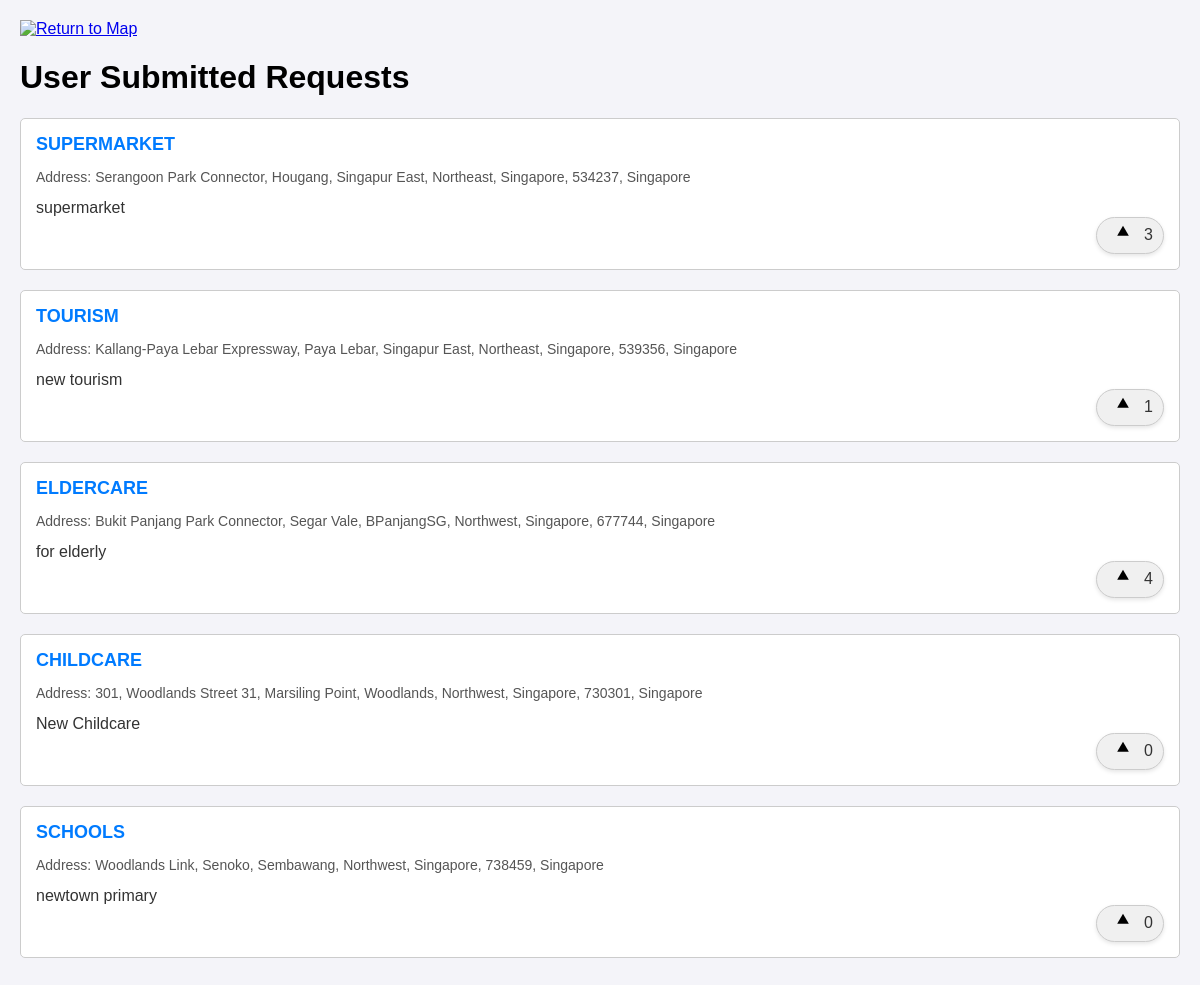
Page /map/results/ on the earlier database version.
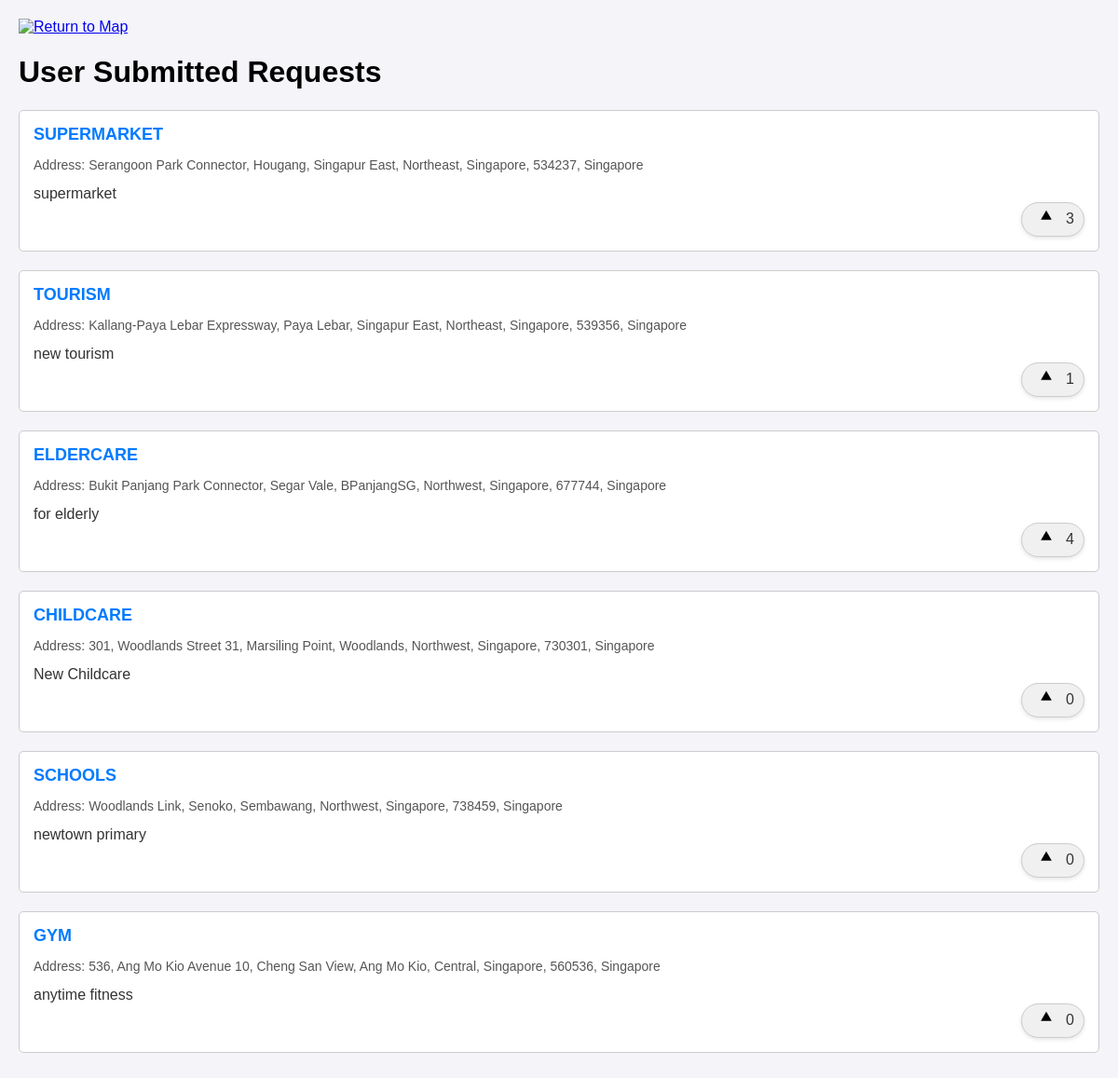
Same page on the later database version.
### mappage/models.py (models this page shows, shortened)
class location(models.Model):
    latitude = models.FloatField()
    longitude = models.FloatField()
    address = models.CharField(max_length=500, blank=True, null=True)
    amenity = models.CharField(max_length=100)
    description = models.TextField()
    upvoteCount = models.IntegerField(default=0)

### mappage/views.py (the view)
# urls.py: path('results/', views.results_view, name='results'),
def results_view(request):
    result = location_controller.get_all_locations_for_display()
    return render(request, 'results.html', {'locations': result['locations']})

### mappage/services.py (called while the page is built)
    def get_all_locations(self) -> List[location]:
        return location.objects.all()

    def get_all_locations_for_display(self) -> Dict[str, Any]:
        locations = self.location_service.get_all_locations()
        return {
            'locations': locations,
            'count': len(locations)
        }

### mappage/templates/results.html (shortened to what this page needs)
<!DOCTYPE html>
<html lang="en">
<head>
</head>
<body>
  <div class="map-container">
    <a href="{% url 'mappage' %}" class="return-logo">
    <img src="https://img.icons8.com/ios-filled/50/000000/left.png" alt="Return to Map">
    </a>
  </div>
  <h1>User Submitted Requests</h1>
  {% for loc in locations %}
  <div class="thread">
    <div class="thread-title">{{ loc.amenity|upper }}</div>
    <div class="thread-meta"><p>Address: {{ loc.address|default:"Address not available" }}</p></div>
    <div class="thread-content">{{ loc.description }}</div>
    <form class="vote-form" action="{% url 'upvote_location' loc.id %}" method="POST">
      <div class="vote-bubble">
        <button type="submit">
          <svg xmlns="http://www.w3.org/2000/svg" viewBox="0 0 24 24">
            <path d="M12 2l7 12H5z"/>
          </svg>
        </button>
        <span class="vote-count">{{ loc.upvoteCount }}</span>
      </div>
    </form>
  </div>
  {% endfor %}
</body>
</html>

### mappage/templates/results.html (style rules this page uses)
body { font-family: Arial, sans-serif; margin: 0; padding: 20px; background-color: #f4f4f9; }
.thread { border: 1px solid #ccc; border-radius: 5px; padding: 15px; margin-bottom: 20px; background-color: #fff; }
.thread-title { font-size: 18px; font-weight: bold; color: #007bff; margin-bottom: 10px; }
.thread-meta { font-size: 14px; color: #555; margin-bottom: 10px; }
.thread-content { font-size: 16px; color: #333; }
.map-container { margin-bottom: 20px; }
.return-logo img { width: 30px; height: auto; }
.vote-form { position: relative; display: flex; align-items: center; justify-content: flex-end; }
.vote-bubble { display: flex; align-items: center; justify-content: center; background-color: #f0f0f0; border: 1px solid #ccc; border-radius: 50px; padding: 5px 10px; box-shadow: 0 2px 4px rgba(0, 0, 0, 0.1); }
.vote-form button { background: none; border: none; cursor: pointer; margin-right: 5px; }
.vote-form button svg { width: 20px; height: 20px; }
.vote-count { font-size: 16px; color: #333; }

Differences in the rows shown:
added location: amenity "GYM", address "536, Ang Mo Kio Avenue 10, Cheng San View, Ang Mo Kio, Central, Singapore, 560536, Singapore", description "anytime fitness", upvoteCount "0"
